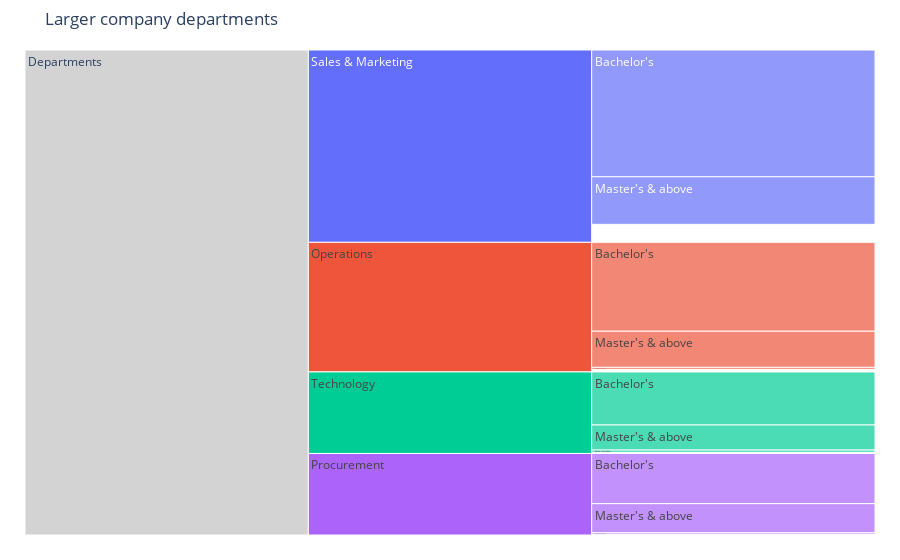

Notebook code cell kept with this figure:
### Markdown cell above
# What is the education level in each department?

### Code cell
generateIcicleByDepartment(departments_large, "education","Larger company departments")

### Figure 1 — Plotly figure (JSON) as saved in the notebook; plotly's stock layout.template omitted (floating-point values rounded to 4 significant figures)
{"data": [{"branchvalues": "total", "ids": ["Departments", "Sales & Marketing", "Sales & Marketing - Master's & above", "Sales & Marketing - Bachelor's", "Sales & Marketing - nan", "Sales & Marketing - Below Secondary", "Operations", "Operations - Master's & above", "Operations - Bachelor's", "Operations - nan", "Operations - Below Secondary", "Technology", "Technology - Master's & above", "Technology - Bachelor's", "Technology - nan", "Technology - Below Secondary", "Procurement", "Procurement - Master's & above", "Procurement - Bachelor's", "Procurement - nan", "Procurement - Below Secondary"], "labels": ["Departments", "Sales & Marketing", "Master's & above", "Bachelor's", null, "Below Secondary", "Operations", "Master's & above", "Bachelor's", null, "Below Secondary", "Technology", "Master's & above", "Bachelor's", null, "Below Secondary", "Procurement", "Master's & above", "Bachelor's", null, "Below Secondary"], "parents": ["", "Departments", "Sales & Marketing", "Sales & Marketing", "Sales & Marketing", "Sales & Marketing", "Departments", "Operations", "Operations", "Operations", "Operations", "Departments", "Technology", "Technology", "Technology", "Technology", "Departments", "Procurement", "Procurement", "Procurement", "Procurement"], "root": {"color": "lightgrey"}, "type": "icicle", "values": [42464, 16840, 4166, 11099, 0, 0, 11348, 3165, 7781, 0, 176, 7138, 2196, 4642, 0, 201, 7138, 2544, 4393, 0, 129]}], "layout": {"margin": {"b": 25, "l": 25, "r": 25, "t": 50}, "title": {"text": "Larger company departments"}}}
